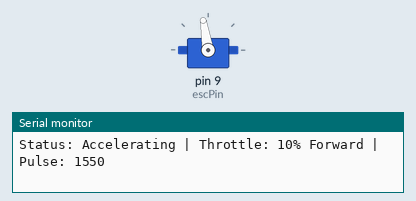
This sketch was run on a simulated Arduino Uno, built with avr-gcc and run on an emulated ATmega328P. Shown: servo, the last lines printed to the serial monitor.

Above: at 6.05 s.
At 7.3 s:
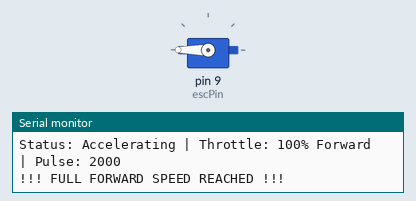
At 8.55 s:
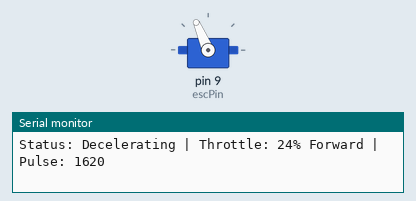
At 14.2 s:
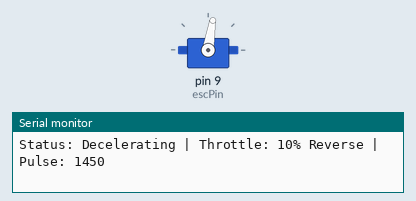
Timing chart, 0 to 20.6 s (numbered marks = the images above):
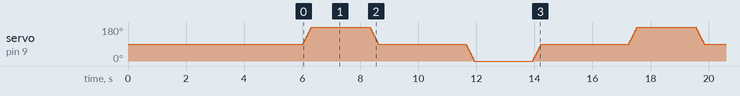

The sketch:

v2_motor_ramping_demo.ino
```cpp
#include <Servo.h>

Servo esc;
const int escPin = 9;

// ESC PULSE LIMITS (Bidirectional Maxynos 45A)
const int minPulse = 1000;      // Full Reverse
const int neutralPulse = 1500;  // Zero/Neutral point - Full Stop with Brake
const int maxPulse = 2000;      // Full Forward

// Ramp Configuration
const int step = 10;
const int rampDelayMs = 5; // Reduced delay for a quicker ramp

void setup() {
  Serial.begin(115200);
  while (!Serial);

  Serial.println("--- BLDC SYSTEM STARTING ---");
  Serial.println("ESC is Bidirectional: 1500us is STOP, 2000us is MAX FORWARD, 1000us is MAX REVERSE.");

  // Attach ESC
  Serial.print("Attaching ESC to pin ");
  Serial.println(escPin);
  esc.attach(escPin, minPulse, maxPulse);

  // Arming Sequence - Send 1500us (Neutral/Stop)
  Serial.println("Sending NEUTRAL THROTTLE (1500us) to Arm...");
  esc.writeMicroseconds(neutralPulse);

  // Wait for ESC to arm (usually beeps)
  for(int i = 5; i > 0; i--) {
    Serial.print("Arming in ");
    Serial.println(i);
    delay(1000);
  }

  Serial.println("--- SYSTEM ARMED ---");
  delay(1000);
}

void loop() {

  // --- 1. FORWARD RAMP UP (1500us to 2000us) ---
  Serial.println("\n--- BEGIN CYCLE: FORWARD ---");
  Serial.println("Beginning Ramp UP (Forward Acceleration)");
  for (int pulse = neutralPulse; pulse <= maxPulse; pulse += step) {
    esc.writeMicroseconds(pulse);

    // Status Report: Map the forward range (1500-2000) to 0-100% throttle.
    Serial.print("Status: Accelerating | Throttle: ");
    Serial.print(map(pulse, neutralPulse, maxPulse, 0, 100));
    Serial.print("% Forward | Pulse: ");
    Serial.println(pulse);

    delay(rampDelayMs);
  }

  Serial.println("!!! FULL FORWARD SPEED REACHED !!!");
  delay(2000); // Hold full speed

  // --- 2. FORWARD RAMP DOWN (2000us to 1500us) ---
  Serial.println("Beginning Ramp DOWN (Deceleration)");
  for (int pulse = maxPulse; pulse >= neutralPulse; pulse -= step) {
    esc.writeMicroseconds(pulse);

    // Status Report: Map the forward range (1500-2000) to 100-0% throttle.
    Serial.print("Status: Decelerating | Throttle: ");
    Serial.print(map(pulse, neutralPulse, maxPulse, 0, 100));
    Serial.print("% Forward | Pulse: ");
    Serial.println(pulse);

    delay(rampDelayMs);
  }

  Serial.println("--- MOTOR STOPPED (Neutral 1500us) ---");
  // CRITICAL CHANGE: Increased delay to satisfy ESC's reverse lockout/deadband safety feature.
  // The ESC needs the motor to stop spinning before accepting a reverse signal.
  delay(3000);

  // --- 3. REVERSE RAMP UP (1500us to 1000us) ---
  Serial.println("\n--- BEGIN CYCLE: REVERSE ---");
  Serial.println("Beginning Ramp UP (Reverse Acceleration)");
  for (int pulse = neutralPulse; pulse >= minPulse; pulse -= step) {
    esc.writeMicroseconds(pulse);

    // Status Report: Map the reverse range (1500-1000) to 0-100% throttle.
    Serial.print("Status: Accelerating | Throttle: ");
    Serial.print(map(pulse, minPulse, neutralPulse, 100, 0)); // Note: Mapping is reversed for reporting
    Serial.print("% Reverse | Pulse: ");
    Serial.println(pulse);

    delay(rampDelayMs);
  }

  Serial.println("!!! FULL REVERSE SPEED REACHED !!!");
  delay(2000); // Hold full speed

  // --- 4. REVERSE RAMP DOWN (1000us to 1500us) ---
  Serial.println("Beginning Ramp DOWN (Deceleration)");
  for (int pulse = minPulse; pulse <= neutralPulse; pulse += step) {
    esc.writeMicroseconds(pulse);

    // Status Report: Map the reverse range (1500-1000) to 100-0% throttle.
    Serial.print("Status: Decelerating | Throttle: ");
    Serial.print(map(pulse, minPulse, neutralPulse, 100, 0)); // Note: Mapping is reversed for reporting
    Serial.print("% Reverse | Pulse: ");
    Serial.println(pulse);

    delay(rampDelayMs);
  }

  Serial.println("--- MOTOR STOPPED (Neutral 1500us) ---");
  esc.writeMicroseconds(neutralPulse); // Ensure motor is stopped at neutral
  delay(3000); // Wait before restarting entire cycle
}
```
